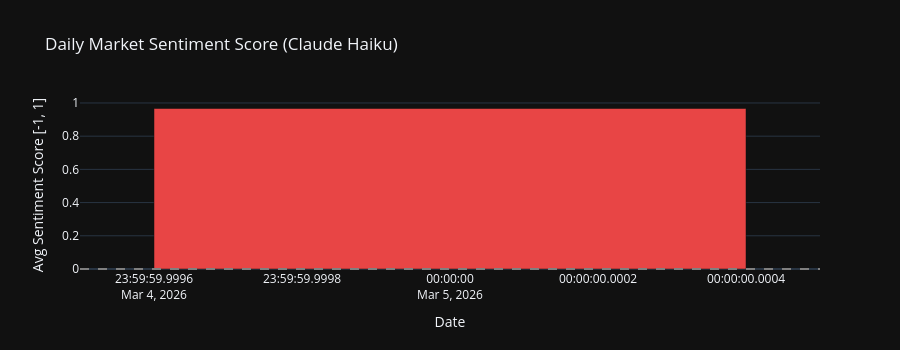

The notebook cell saved with this chart:
### Markdown cell above
## 2. Sentiment Distribution

### Code cell
if not gold_df.empty:
    # Daily average sentiment
    daily_sent = gold_df.groupby('date').agg(
        mean_score=('sentiment_score', 'mean'),
        mean_net=('net_sentiment', 'mean'),
        total_articles=('article_count', 'sum'),
        symbol_count=('symbol', 'count'),
    ).reset_index().sort_values('date')

    fig = go.Figure()
    fig.add_trace(go.Bar(
        x=daily_sent['date'],
        y=daily_sent['mean_score'],
        marker_color=daily_sent['mean_score'].apply(
            lambda v: '#e84545' if v > 0 else '#2ba02b'
        ),
        name='Mean Sentiment Score',
    ))
    fig.add_hline(y=0, line_dash='dash', line_color='gray')
    fig.update_layout(
        title='Daily Market Sentiment Score (Claude Haiku)',
        xaxis_title='Date',
        yaxis_title='Avg Sentiment Score [-1, 1]',
        height=350,
    )
    fig.show()
else:
    print('No gold data. Run sentiment pipeline first.')

### Figure 1 — Plotly figure (JSON) as saved in the notebook; plotly's stock layout.template omitted (floating-point values rounded to 4 significant figures)
{"data": [{"marker": {"color": ["#e84545"]}, "name": "Mean Sentiment Score", "x": ["2026-03-05"], "y": [0.9667], "type": "bar"}], "layout": {"shapes": [{"line": {"color": "gray", "dash": "dash"}, "type": "line", "x0": 0, "x1": 1, "xref": "x domain", "y0": 0, "y1": 0, "yref": "y"}], "title": {"text": "Daily Market Sentiment Score (Claude Haiku)"}, "xaxis": {"title": {"text": "Date"}}, "yaxis": {"title": {"text": "Avg Sentiment Score [-1, 1]"}}, "height": 350}}
